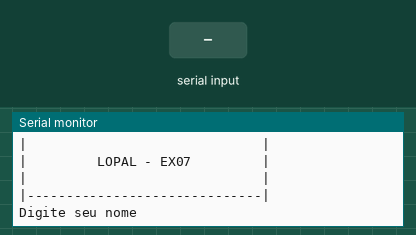
This sketch was run on a simulated Arduino Uno, built with avr-gcc and run on an emulated ATmega328P. Shown: the last lines printed to the serial monitor. The test bench sets the inputs (shaded band).

Above: at 1.2 s.
1.3 s: "90,45\n" received over Serial
At 3.4 s:
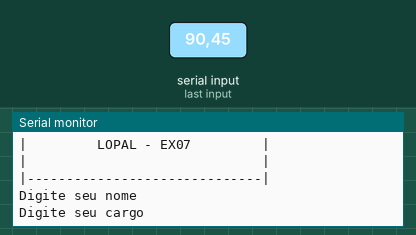
3.8 s: "30,150\n" received over Serial
At 5.4 s:
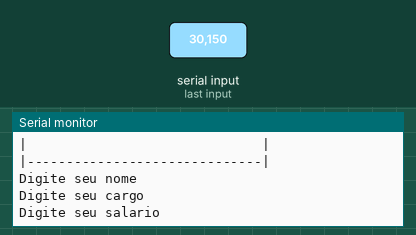
6.3 s: "5\n" received over Serial
At 8.2 s:
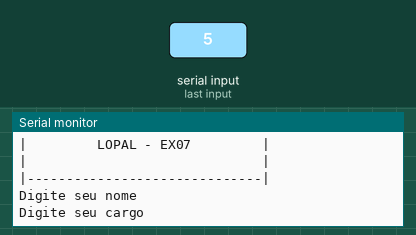

The sketch:

lopal_ex071.ino
```cpp
//Faça um programa que receba o nome, cargo e salário de um funcionário. Calcule o
//salário acrescido de 10%. Ao final exiba o nome, o cargo e o novo salário desse
//funcionário.

//VARIÁVEIS
String nome = "";
String cargo = "";
float salario = 0;

void setup()
{
 Serial.begin(9600);
}

void loop()
{

  //cabeçalho - 2 pipes + 30 tracinhos
  Serial.println("|------------------------------|");
  Serial.println("|                              |");
  Serial.println("|         LOPAL - EX07         |");
  Serial.println("|                              |");
  Serial.println("|------------------------------|");


  Serial.println();//pula uma linha
  Serial.println();//pula uma linha
//entrada
  Serial.println("Digite seu nome");
  while( ! Serial.available() ){}//Aguarda o usuário digitar (para loop)
  nome = Serial.readString(); // le o texto digitado pelo usuario
  nome.trim();

  Serial.println("Digite seu cargo");
  while( ! Serial.available() ){}//Aguarda o usuário digitar (para loop)
  cargo = Serial.readString(); // le o texto digitado pelo usuario
  nome.trim();

  Serial.println("Digite seu salario");
  while( ! Serial.available() ){}//Aguarda o usuário digitar (para loop)
  salario = Serial.parseFloat();

 //processamento
 salario = salario * 1.10;

 //saida
  Serial.println();//pula uma linha
  Serial.println("nome: " + nome );
  Serial.println("Seu cargo: " + String(cargo) );
  Serial.println("Seu novo salario: " + String(salario) );


}
```

Measured:
- after the input at 1.3 s, the serial monitor: prints a new line after 1.0 s (image 1)
- after the input at 3.8 s, the serial monitor: prints a new line after 1.0 s (image 2)
- after the input at 6.3 s, the serial monitor: prints a new line at once (image 3)
